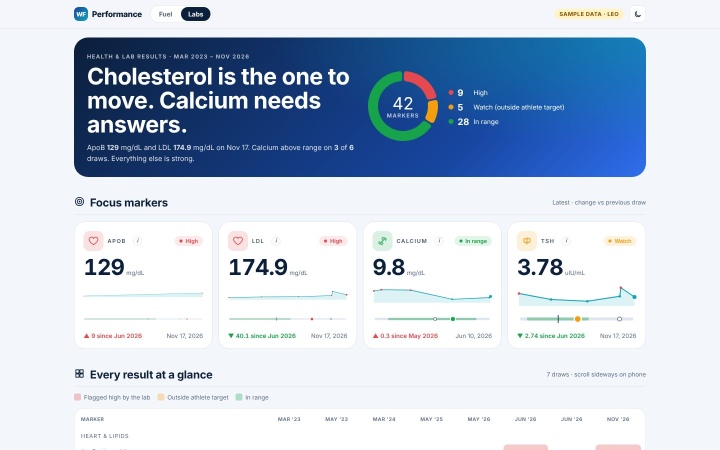
#> input picture docs/screens/labs-desktop.jpg, 1440 x 900 px, given in place of labs-desktop.png, which was not available (shown at 1/2 size)
$ python compose.py
#> lines starting #> are read from the running program, lines starting #| are printed output that depends on the picture; after the words box and inside, x2 and y2 are one past the last pixel; in counts of white or black regions, pixels touching at a corner belong together
"""Cover image, phone/browser frames and web-sized screenshots for docs/ from docs/raw/."""
from PIL import Image, ImageDraw, ImageFilter, ImageFont
import pathlib
R = pathlib.Path(__file__).resolve().parent.parent / 'docs'
raw = R / 'raw'; (R / 'screens').mkdir(exist_ok=True)
F = '/usr/share/fonts/truetype/dejavu/DejaVuSans-Bold.ttf'
def grad(w, h):
    im = Image.new('RGB', (w, h)); px = im.load()
    for y in range(h):
        for x in range(w):
            t = (x / w * .6 + y / h * .4)
            a = (11, 31, 58); b = (23, 70, 160); c = (14, 165, 183)
            col = [int(a[i] + (b[i] - a[i]) * min(1, t * 1.6)) for i in range(3)]
            if t > .62: col = [int(col[i] + (c[i] - col[i]) * (t - .62) / .38 * .7) for i in range(3)]
            px[x, y] = tuple(col)
    return im
def rounded(im, r):
    m = Image.new('L', im.size, 0); ImageDraw.Draw(m).rounded_rectangle([0, 0, *im.size], r, fill=255)
    o = Image.new('RGBA', im.size); o.paste(im, (0, 0), m); return o
def shadow(canvas, box, r, blur=30, off=18, alpha=110):
    s = Image.new('RGBA', canvas.size, (0, 0, 0, 0)); d = ImageDraw.Draw(s)
    x0, y0, x1, y1 = box; d.rounded_rectangle([x0, y0 + off, x1, y1 + off], r, fill=(0, 10, 30, alpha))
    canvas.alpha_composite(s.filter(ImageFilter.GaussianBlur(blur)))
def browser(shot, w):
    im = Image.open(shot).convert('RGB'); h = int(im.height * w / im.width); im = im.resize((w, h), Image.LANCZOS)
    bar = 34; fr = Image.new('RGB', (w, h + bar), (236, 241, 248)); d = ImageDraw.Draw(fr)
    for i, c in enumerate([(255, 95, 87), (254, 188, 46), (40, 200, 64)]): d.ellipse([14 + i * 18, 12, 24 + i * 18, 22], fill=c)
    d.rounded_rectangle([w // 2 - 160, 8, w // 2 + 160, 26], 9, fill=(255, 255, 255))
    fr.paste(im, (0, bar)); return rounded(fr, 14)
def phone(shot, w):
    im = Image.open(shot).convert('RGB'); sh = int(w * 844 / 390); im = im.resize((w, int(im.height * w / im.width)), Image.LANCZOS).crop((0, 0, w, sh))
    b = 12; fr = Image.new('RGBA', (w + 2 * b, sh + 2 * b), (0, 0, 0, 0)); d = ImageDraw.Draw(fr)
    d.rounded_rectangle([0, 0, w + 2 * b, sh + 2 * b], 46, fill=(12, 16, 26, 255))
    fr.alpha_composite(rounded(im, 36), (b, b)); d.rounded_rectangle([w // 2 + b - 46, b + 10, w // 2 + b + 46, b + 34], 12, fill=(12, 16, 26, 255))
    return fr
def place(canvas, img, xy, r=14):
    shadow(canvas, (xy[0], xy[1], xy[0] + img.width, xy[1] + img.height), r); canvas.alpha_composite(img, xy)
# cover 1600x900
W, H = 1600, 900; cv = grad(W, H).convert('RGBA')
#> in grad, `im = Image.new('RGB', (w, h))`: im: PIL image 1600x900 RGB; every value is 0
place(cv, browser(raw / 'labs-desktop.png', 900), (620, 70))
#> in browser, im is the input picture: PIL image 1440x900 RGB; mean R, G, B 192.2, 205.1, 222.1
#> in rounded, `m = Image.new('L', im.size, 0)`: m: PIL image 900x596 L; every value is 0
#> in rounded, `ImageDraw.Draw(m).rounded_rectangle([0, 0, *im.size], r, fill=255)`: m: PIL image 900x596 L; 100% white; 4 black regions, box (x1, y1, x2, y2) and area: (0, 0, 11, 11) 46, (890, 0, 900, 8) 35, (0, 586, 8, 596) 35, (893, 589, 900, 596) 25
#> in rounded, `o = Image.new('RGBA', im.size)`: o: PIL image 900x596 RGBA; every value is 0
#> in shadow, `s = Image.new('RGBA', canvas.size, (0, 0, 0, 0))`: s: PIL image 1600x900 RGBA; every value is 0
#> in shadow, `x0, y0, x1, y1 = box`: x0 = 620; y0 = 70; x1 = 1520; y1 = 666
place(cv, browser(raw / 'fuel-desktop.png', 900), (90, 300))
#> call 2 of browser, with w = 900
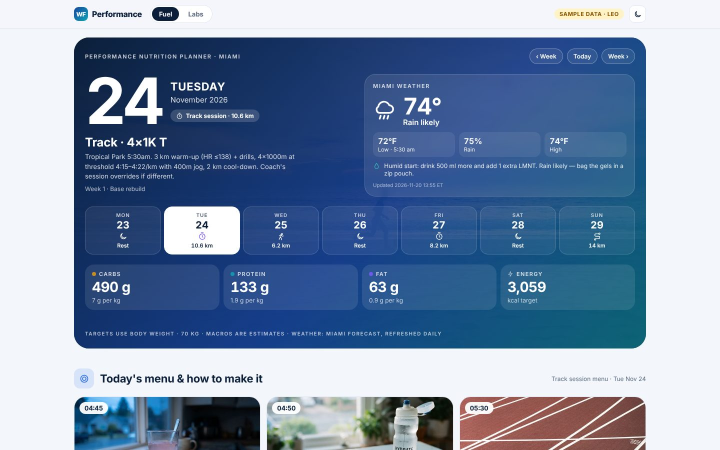
#> input picture docs/screens/fuel-desktop.jpg, 1440 x 900 px, given in place of fuel-desktop.png, which was not available (shown at 1/2 size)
#> in browser, im is the input picture: PIL image 1440x900 RGB; mean R, G, B 122.4, 143.3, 172.5
#> in browser (call 2), `fr.paste(im, (0, bar))`:
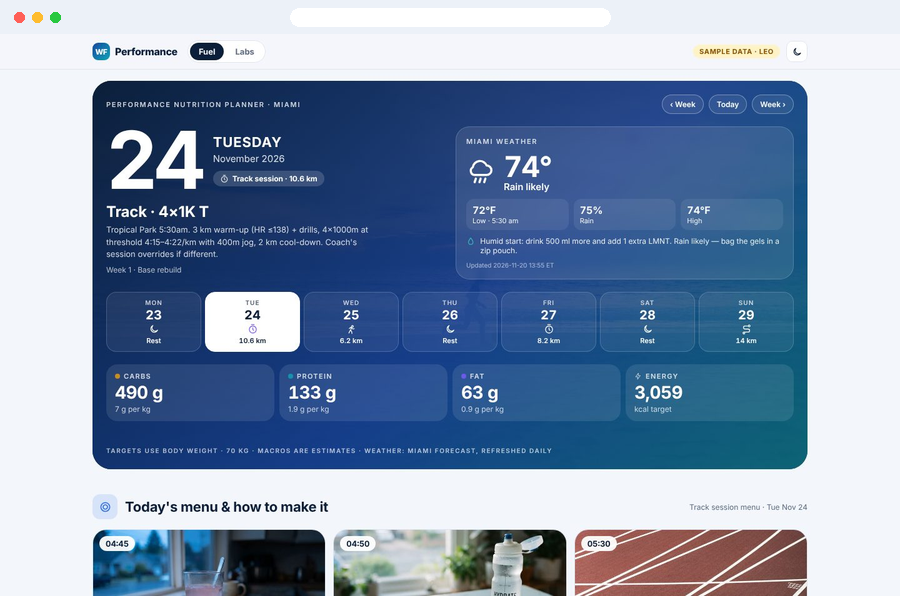
#> fr: PIL image 900x596 RGB; mean R, G, B 129, 148.9, 176.6
ph = phone(raw / 'labs-mobile.png', 250); place(cv, ph, (1290, 330), 46)
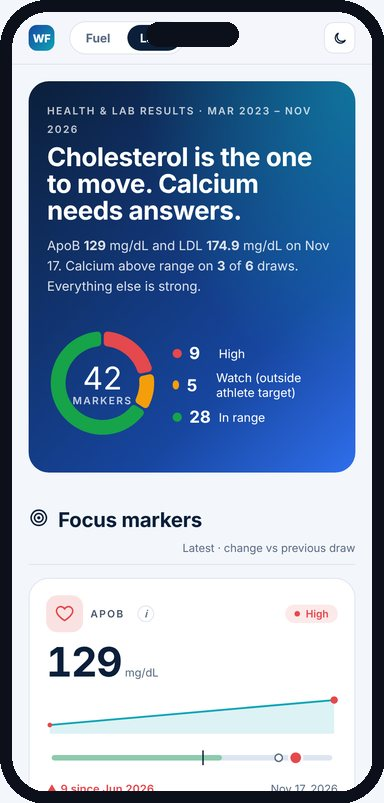
#> input picture docs/screens/labs-mobile.jpg, 384 x 803 px, given in place of labs-mobile.png, which was not available
#> in phone, im is the input picture: PIL image 384x803 RGB; mean R, G, B 134.7, 155.1, 182.2
#> in phone, `fr = Image.new('RGBA', (w + 2 * b, sh + 2 * b), (0, 0, 0, 0))`: fr: PIL image 274x565 RGBA; every value is 0
#> call 3 of rounded, with r = 36
#> in rounded (call 3), `m = Image.new('L', im.size, 0)`: m: PIL image 250x541 L; every value is 0
#> in rounded (call 3), `ImageDraw.Draw(m).rounded_rectangle([0, 0, *im.size], r, fill=255)`:
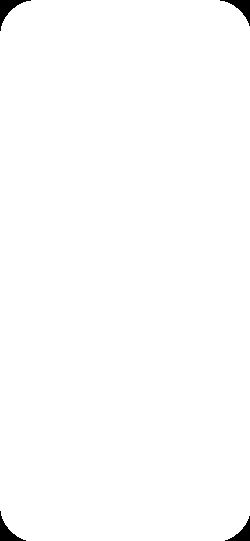
#> m: PIL image 250x541 L; 99.2% white; 4 black regions, box (x1, y1, x2, y2) and area: (0, 0, 31, 31) 287, (220, 0, 250, 26) 256, (0, 511, 26, 541) 256, (225, 516, 250, 541) 226
#> in rounded (call 3), `o = Image.new('RGBA', im.size)`: o: PIL image 250x541 RGBA; every value is 0
cv.convert('RGB').save(R / 'cover.jpg', quality=86, optimize=True, progressive=True)
# square social 1080
S = grad(1080, 1080).convert('RGBA'); d = ImageDraw.Draw(S)
#> in grad (call 2), `im = Image.new('RGB', (w, h))`: im: PIL image 1080x1080 RGB; every value is 0
d.text((70, 80), 'FUEL & LABS', font=ImageFont.truetype(F, 30), fill=(200, 230, 255))
d.text((70, 125), 'Two apps for a\nmarathon build', font=ImageFont.truetype(F, 74), fill='white', spacing=6)
place(S, phone(raw / 'fuel-mobile.png', 300), (110, 370), 46); place(S, phone(raw / 'labs-mobile.png', 300), (560, 420), 46)
#> call 2 of phone, with w = 300
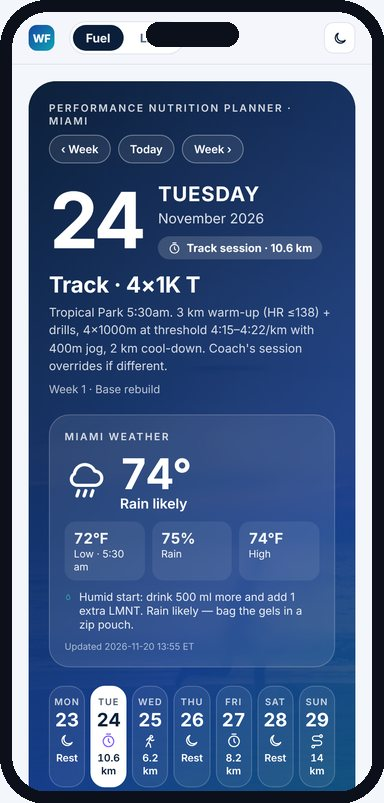
#> input picture docs/screens/fuel-mobile.jpg, 384 x 803 px, given in place of fuel-mobile.png, which was not available
#> in phone, im is the input picture: PIL image 384x803 RGB; mean R, G, B 75.6, 98.1, 136.8
#> in phone (call 2), `fr = Image.new('RGBA', (w + 2 * b, sh + 2 * b), (0, 0, 0, 0))`: fr: PIL image 324x673 RGBA; every value is 0
#> in rounded (call 4), `m = Image.new('L', im.size, 0)`: m: PIL image 300x649 L; every value is 0
#> in rounded (call 4), `ImageDraw.Draw(m).rounded_rectangle([0, 0, *im.size], r, fill=255)`: m: PIL image 300x649 L; 99.5% white; 4 black regions, box (x1, y1, x2, y2) and area: (0, 0, 31, 31) 287, (270, 0, 300, 26) 256, (0, 619, 26, 649) 256, (275, 624, 300, 649) 226
#> in rounded (call 4), `o = Image.new('RGBA', im.size)`: o: PIL image 300x649 RGBA; every value is 0
#> in phone (call 2), `fr.alpha_composite(rounded(im, 36), (b, b))`:
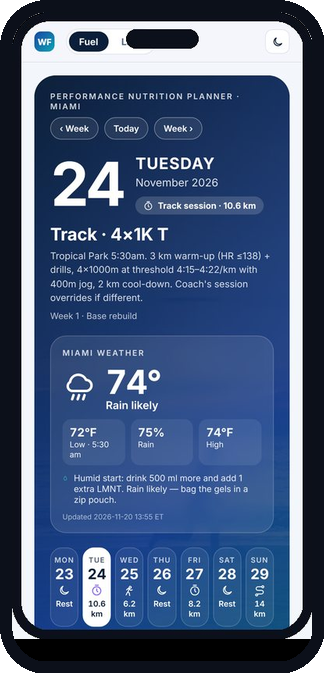
#> fr: PIL image 324x673 RGBA; mean R, G, B, A 65.8, 85.6, 119.9, 253; transparent parts drawn white
#> call 4 of shadow, with box = (110, 370, 434, 1043), r = 46, blur = 30, off = 18, alpha = 110
#> in shadow (call 4), `s = Image.new('RGBA', canvas.size, (0, 0, 0, 0))`: s: PIL image 1080x1080 RGBA; every value is 0
#> in shadow (call 4), `x0, y0, x1, y1 = box`: x0 = 110; y0 = 370; x1 = 434; y1 = 1043
#> in shadow (call 4), `canvas.alpha_composite(s.filter(ImageFilter.GaussianBlur(blur)))`:
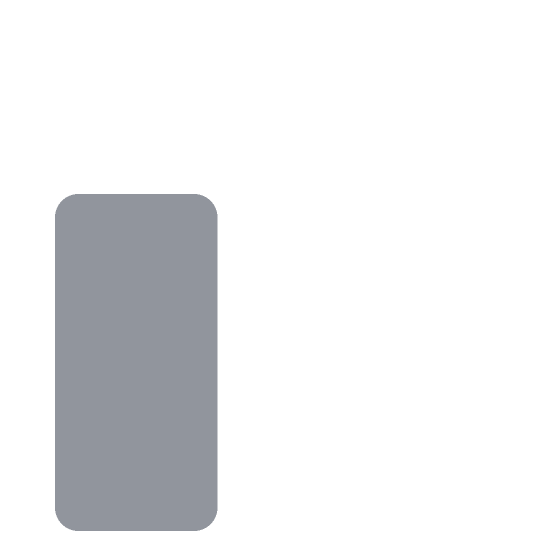
#> s: PIL image 1080x1080 RGBA (shown at 1/2 size); mean R, G, B, A 0, 1.9, 5.6, 20.5; transparent parts drawn white
S.convert('RGB').save(R / 'social.jpg', quality=86)
# screens
for n in ['fuel-desktop', 'fuel-meals', 'fuel-build', 'fuel-juices', 'fuel-shop', 'fuel-dark', 'labs-desktop', 'labs-heatmap', 'labs-systems', 'labs-explore', 'labs-dark', 'launcher']:
#> (the run stopped early here; a loop or call above may not have finished)
